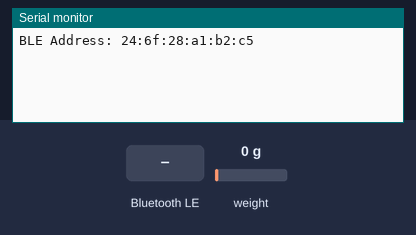
Bench run of a program on a simulated ESP32. Shown: the last lines printed to the serial monitor. The test bench sets the inputs (shaded band); at power-on: weight on the scale 0 g. Nothing arrives over Bluetooth unless stated; a phone connects over Bluetooth LE 3 s after start.

Above: at 2.2 s.
2.3 s: Bluetooth LE write "143" received
At 3.5 s:
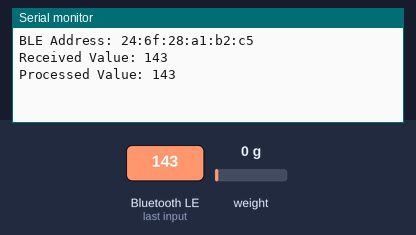
3.8 s: Bluetooth LE write "5" received
At 4.8 s:
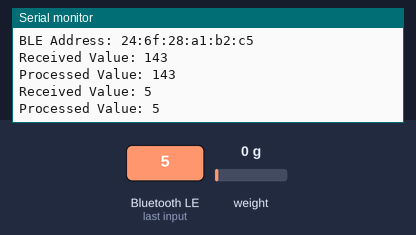

Measured:
- after the input at 2.3 s, the serial monitor: prints a new line at once (image 1)
- after the input at 3.8 s, the serial monitor: prints a new line at once (image 2)

The program:

main.cpp
```cpp
#include <Arduino.h>
#include <HX711.h>
#include <BLEDevice.h>
#include <BLEServer.h>
#include <BLEUtils.h>
#include <BLE2902.h>

// Pins for HX711
const int LOADCELL_DOUT_PIN = 15;
const int LOADCELL_SCK_PIN = 2;

// Initialize HX711
HX711 scale;

// New BLE Service and Characteristic UUIDs
#define SERVICE_UUID "1234"
#define CHARACTERISTIC_UUID "4321"

// BLE Characteristic
BLECharacteristic *pCharacteristic;

// Variable to store load cell data
long loadCellData = 0;
int receivedData =0;
// Callback class for receiving data
class MyCallbacks : public BLECharacteristicCallbacks {
  void onWrite(BLECharacteristic *pCharacteristic) {
    std::string value = pCharacteristic->getValue();
    Serial.print("Received Value: ");
    for (int i = 0; i < value.length(); i++) {
      Serial.print(value[i]);
    }
    Serial.println();

    // Process the received value (convert to integer, float, etc. if needed)
    receivedData = atoi(value.c_str());
    Serial.print("Processed Value: ");
    Serial.println(receivedData);
    // You can now use receivedData in your program
  }
};

void setup() {
  Serial.begin(115200);

  // Initialize HX711
  scale.begin(LOADCELL_DOUT_PIN, LOADCELL_SCK_PIN);
  scale.set_scale(416.296295);  // You can calibrate your scale using known weights
  scale.tare();       // Reset the scale to 0

  // Initialize BLE
  BLEDevice::init("ESP32 BLE");
  BLEAddress bleAddress = BLEDevice::getAddress();
  Serial.print("BLE Address: ");
  Serial.println(bleAddress.toString().c_str());

  BLEServer *pServer = BLEDevice::createServer();
  BLEService *pService = pServer->createService(SERVICE_UUID);

  pCharacteristic = pService->createCharacteristic(
                      CHARACTERISTIC_UUID,
                      BLECharacteristic::PROPERTY_READ |
                      BLECharacteristic::PROPERTY_NOTIFY |
                      BLECharacteristic::PROPERTY_WRITE
                    );

  // Add a descriptor to allow notifications
  pCharacteristic->addDescriptor(new BLE2902());

  // Set callback for write
  pCharacteristic->setCallbacks(new MyCallbacks());

  pService->start();
  BLEAdvertising *pAdvertising = pServer->getAdvertising();
  pAdvertising->start();
}

void loop() {
  if (scale.is_ready()) {
    loadCellData = scale.get_units(1);  // Read data from HX711
    // Serial.print("Load Cell Reading: ");
    // Serial.println(loadCellData);

    // Convert load cell data to string
    char dataString[20];
    sprintf(dataString, "%ld", loadCellData);

    // Update BLE characteristic
    pCharacteristic->setValue(dataString);
    pCharacteristic->notify();
  } else {
    Serial.println("HX711 not found.");
  }
  if(receivedData ==143){
    scale.tare();       // Reset the scale to 0
    receivedData =0;
  }

  delay(100); // Adjust delay as needed
}
```
